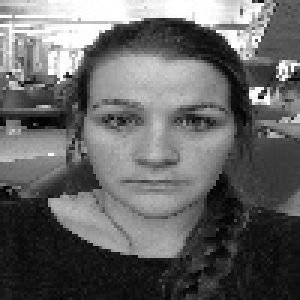
#> input picture project_4/recongnize_faces/lauren_image.jpg, 100 x 100 px, given in place of the camera (shown 3 times larger)
$ python web_cam.py   (older library calls are emulated)
#> lines starting #> are read from the running program, lines starting #| are printed output that depends on the picture; after the words box and inside, x2 and y2 are one past the last pixel; in counts of white or black regions, pixels touching at a corner belong together
import cv2
import sys
from PIL import Image

def scale(source, face): # eye1, eye2, mouth
    crop_img = source[face[1]:face[1] + face[3], face[0]:face[0] + face[2]]
    resized_image = cv2.resize(crop_img, (200, 200))

    cv2.imshow("a", resized_image)
    cv2.waitKey(10)

    return resized_image

faceCascade = cv2.CascadeClassifier('pyfacesdemo/haarcascade_frontalface_alt2.xml')

video_capture = cv2.VideoCapture(0)
i = 0
while True:
    # Capture frame-by-frame
    ret, frame = video_capture.read()
#> frame is the input picture: shape (100, 100, 3); min 0, max 255, mean 101.7

    gray = cv2.cvtColor(frame, cv2.COLOR_BGR2GRAY)

    faces = faceCascade.detectMultiScale(
        gray,
        scaleFactor=1.1,
        minNeighbors=5,
        minSize=(30, 30),
        flags=cv2.cv.CV_HAAR_SCALE_IMAGE
    )
#> faces = [[24, 18, 58, 58]]

    # Draw a rectangle around the faces
    for (x, y, w, h) in faces:
        cv2.rectangle(frame, (x, y), (x+w, y+h), (0, 255, 0), 2)
        scaled_img = scale(frame, (x, y, w, h))
        # im = Image.fromarray(scaled_img)
        cv2.imwrite('emotion/happy_%d.png' % i, scaled_img)
        i += 1
#> this loop made 1 pass
#> (x, y, w, h, i) on pass 1: (24, 18, 58, 58, 1)
#> pass 1, in scale, `crop_img = source[face[1]:face[1] + face[3], face[0]:face[0] + face[2]]`:
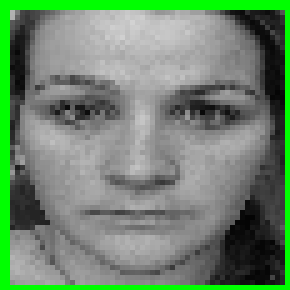
#> crop_img: shape (58, 58, 3) (shown 5 times larger); mean B, G, R 109.5, 135.2, 109.5
#> pass 1, in scale, `resized_image = cv2.resize(crop_img, (200, 200))`:
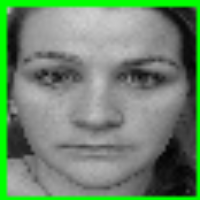
#> resized_image: shape (200, 200, 3); mean B, G, R 109.4, 135.1, 109.4
#> after the loop:
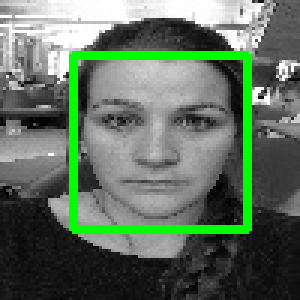
#> frame: shape (100, 100, 3) (shown 3 times larger); 6.92% of pixels changed, all inside (x1, y1, x2, y2) = (23, 17, 84, 78)
#> after the loop, i = 1


     # Display the resulting frame
    cv2.imshow('Video', frame)

    if cv2.waitKey(1) & 0xFF == ord('q'):
#> (key q is pressed here)
        break

# When everything is done, release the capture
video_capture.release()
cv2.destroyAllWindows()

$ run again, on project_4/recongnize_faces/emotion_test.png
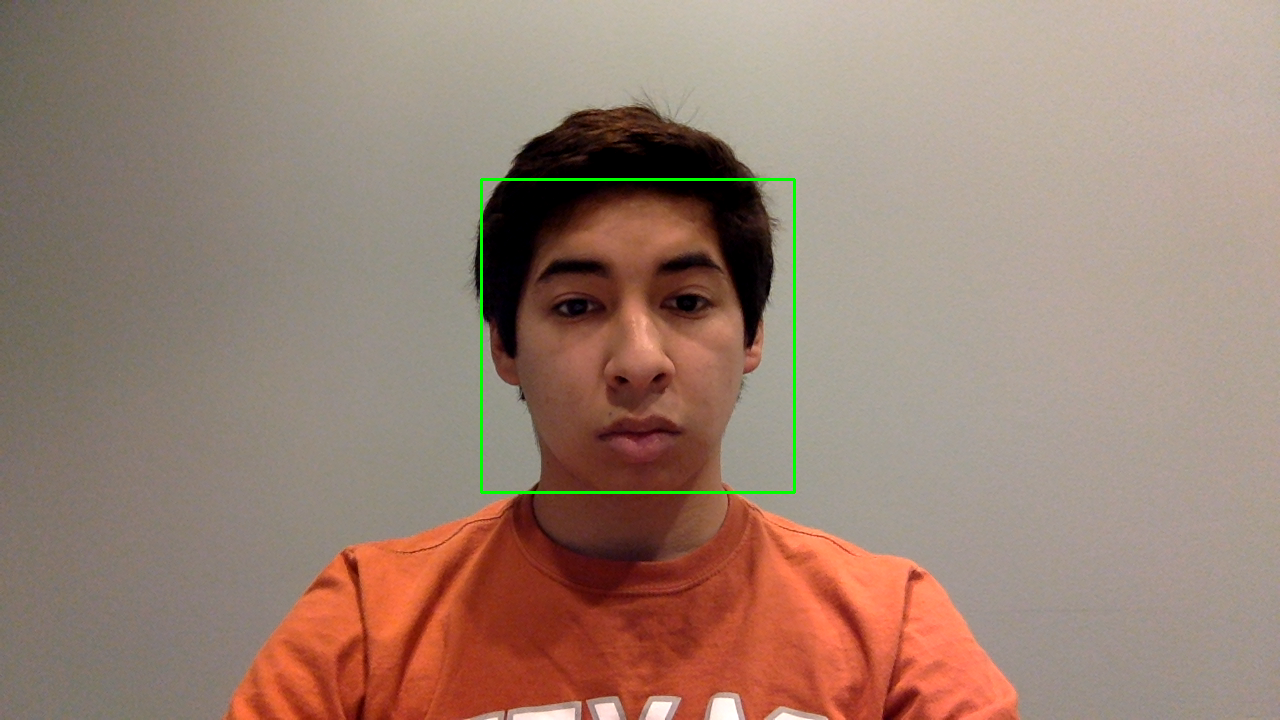
#> input picture project_4/recongnize_faces/emotion_test.png, 1280 x 720 px, given in place of the camera
#> frame is the input picture: shape (720, 1280, 3); mean B, G, R 115.3, 129.4, 154.9
#> faces = [[481, 180, 312, 312]]
#> the loop `for (x, y, w, h) in faces:` made 1 pass
#> (x, y, w, h, i) on pass 1: (481, 180, 312, 312, 1)
#> pass 1, in scale, `resized_image = cv2.resize(crop_img, (200, 200))`:
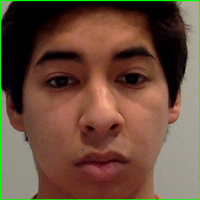
#> resized_image: shape (200, 200, 3); mean B, G, R 60.5, 77.6, 106.4
#> after the loop `for (x, y, w, h) in faces:`:
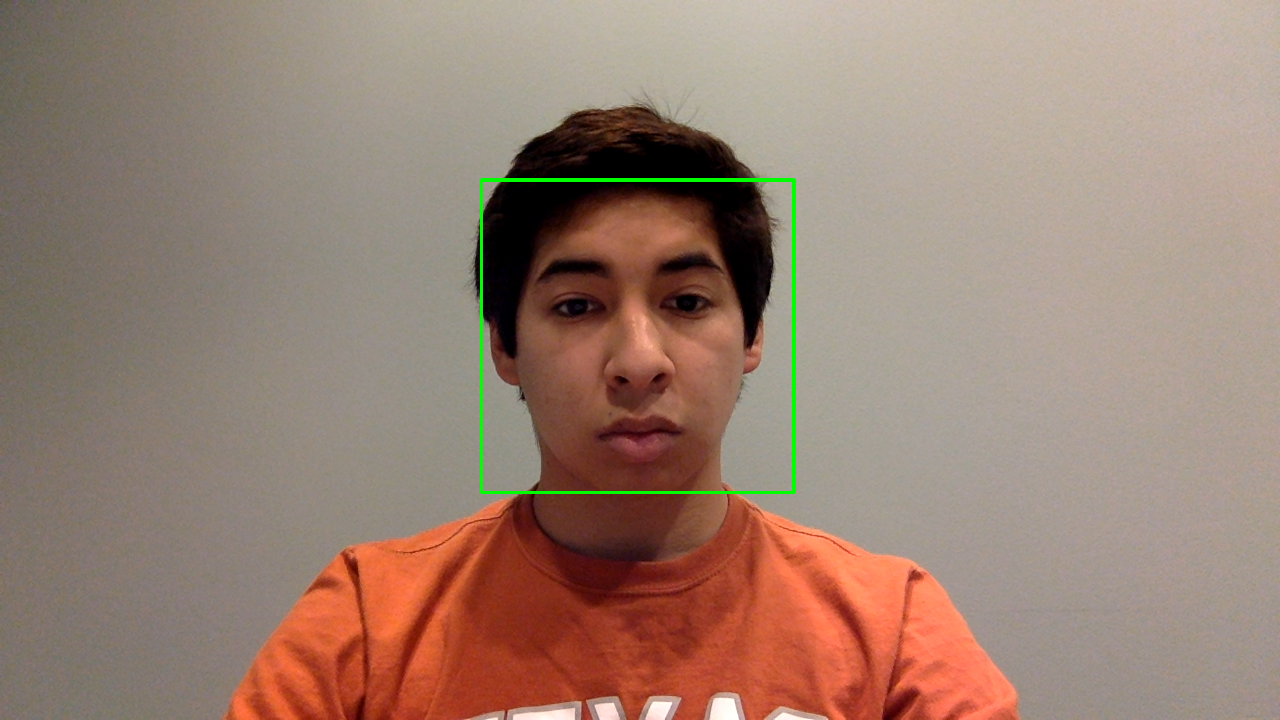
#> frame: shape (720, 1280, 3); 0.07% of pixels changed, all inside (x1, y1, x2, y2) = (483, 181, 793, 491)
#> after the loop `for (x, y, w, h) in faces:`: i = 1
